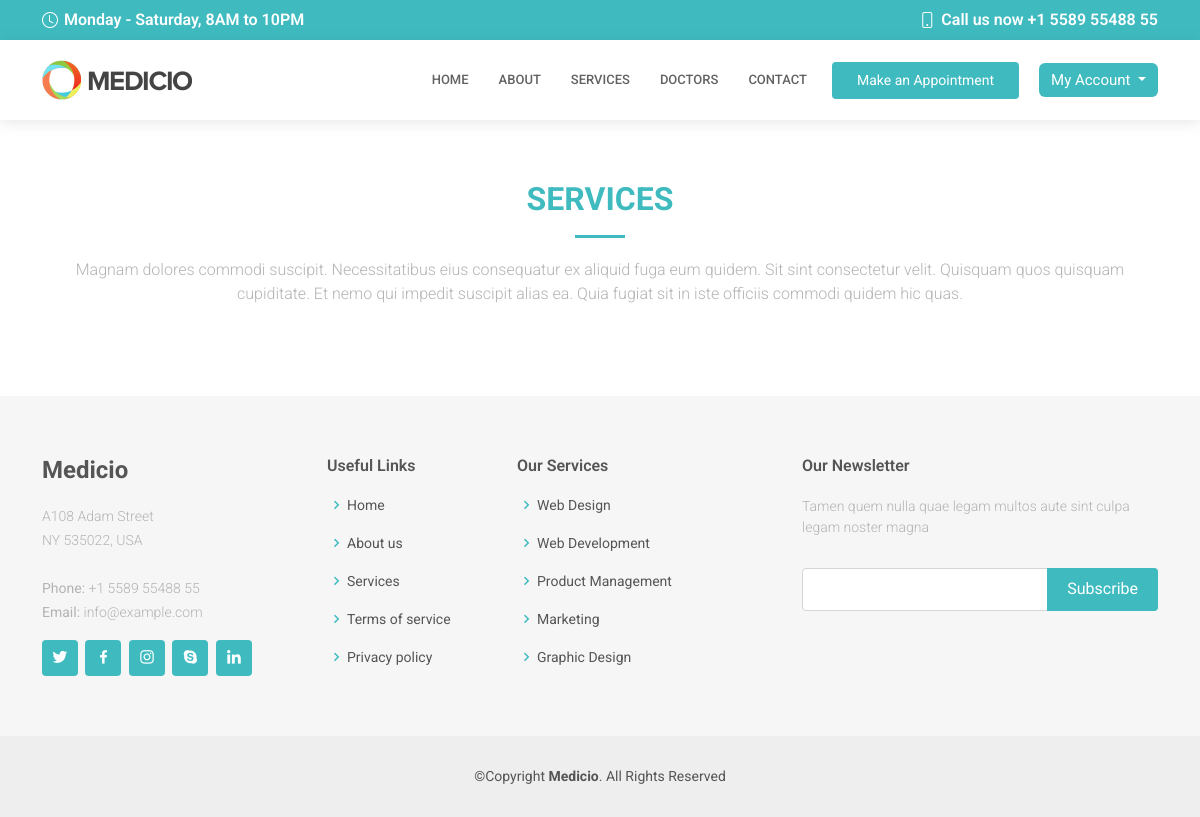
Before: /services with the older database file.
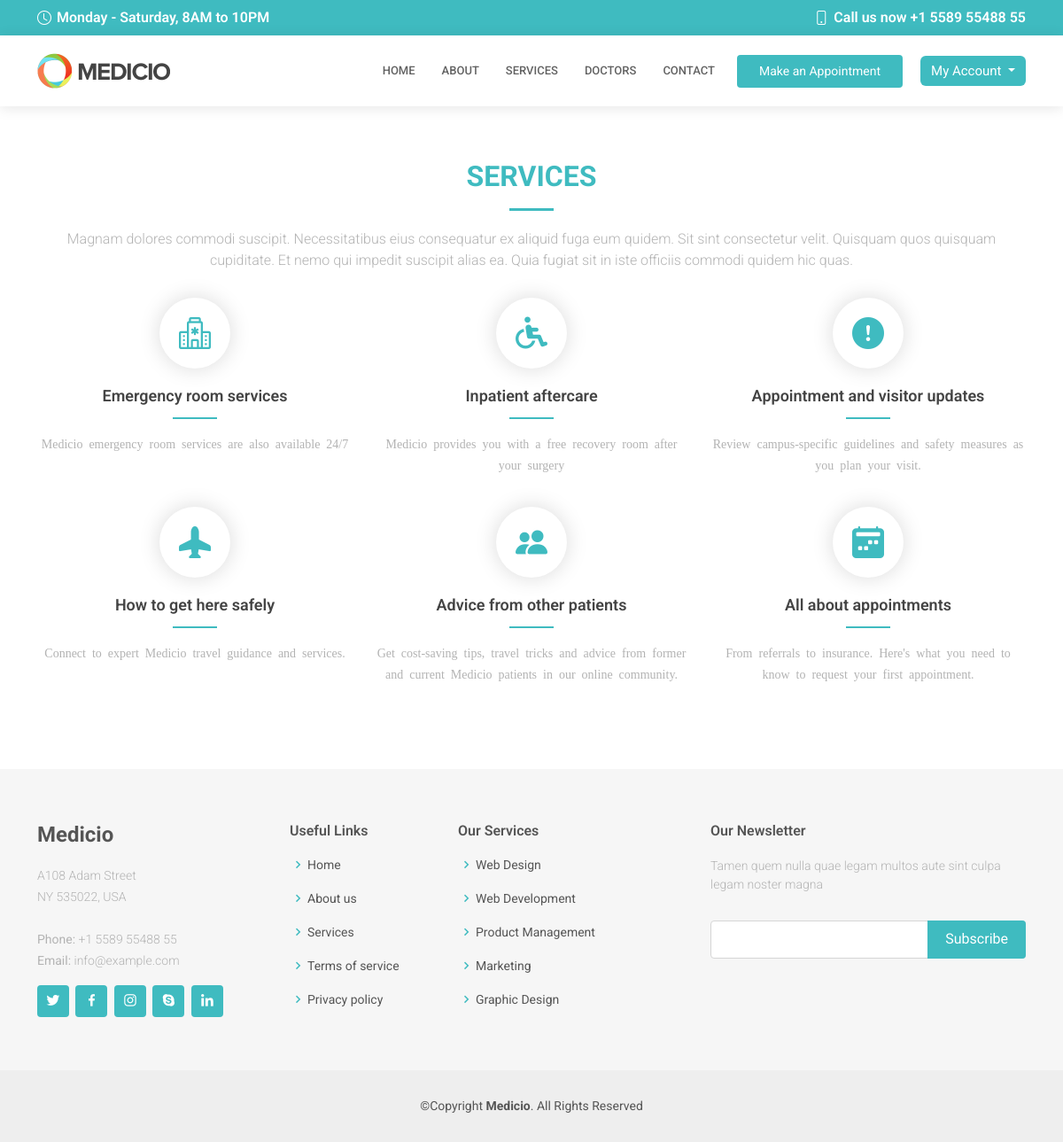
After: the same page with the newer database file.
### Hospital/models.py (models this page shows, shortened)
class RepeatFields(models.Model):
    created = models.DateTimeField(auto_now_add=True)
    updated = models.DateTimeField(auto_now=True)

class Services(RepeatFields):
    class Meta:
        verbose_name = "Services"
        verbose_name_plural = "Services"
    title = models.CharField(max_length=150)
    description = models.TextField()
    icon = models.CharField(max_length=150)

### Hospital/views.py (the view, shortened to what this page needs)
# urls.py: path('services', host.Services.as_view(), name="services"),
class Services(View):
    template_name = 'pages/services.html'
    def get(self , request):
        services = models.Services.objects.all()
        return render(request , self.template_name , locals())

### templates/pages/services.html
{% extends 'base/base.html' %}
{% load static %}
{% block 'content' %}
<br><br><br><br><br>
<section id="services" class="services services">
  <div class="container" data-aos="fade-up">
    <div class="section-title">
      <h2>Services</h2>
      <p>Magnam dolores commodi suscipit. Necessitatibus eius consequatur ex aliquid fuga eum quidem. Sit sint consectetur velit. Quisquam quos quisquam cupiditate. Et nemo qui impedit suscipit alias ea. Quia fugiat sit in iste officiis commodi quidem hic quas.</p>
    </div>
    <div class="row">
      {% for service in services %}
      <div class="col-lg-4 col-md-6 icon-box" data-aos="zoom-in" data-aos-delay="100">
        <div class="icon"><i class="{{service.icon}}"></i></div>
        <h4 class="title"><a href="">{{service.title}}</a></h4>
        <p class="description">{{service.description}}</p>
      </div>
      {% endfor %}
    </div>
  </div>
</section>
{% endblock 'content' %}

Changed rows visible on the page:
added Services: title "Emergency room services", description "Medicio emergency room services are also available 24/7"
added Services: title "Inpatient aftercare", description "Medicio provides you with a free recovery room after your surgery"
added Services: title "Appointment and visitor updates", description "Review campus-specific guidelines and safety measures as you plan your visit."
added Services: title "How to get here safely", description "Connect to expert Medicio travel guidance and services."
added Services: title "Advice from other patients", description "Get cost-saving tips, travel tricks and advice from former and current Medicio patients in our online community."
added Services: title "All about appointments", description "From referrals to insurance. Here's what you need to know to request your first appointment."
